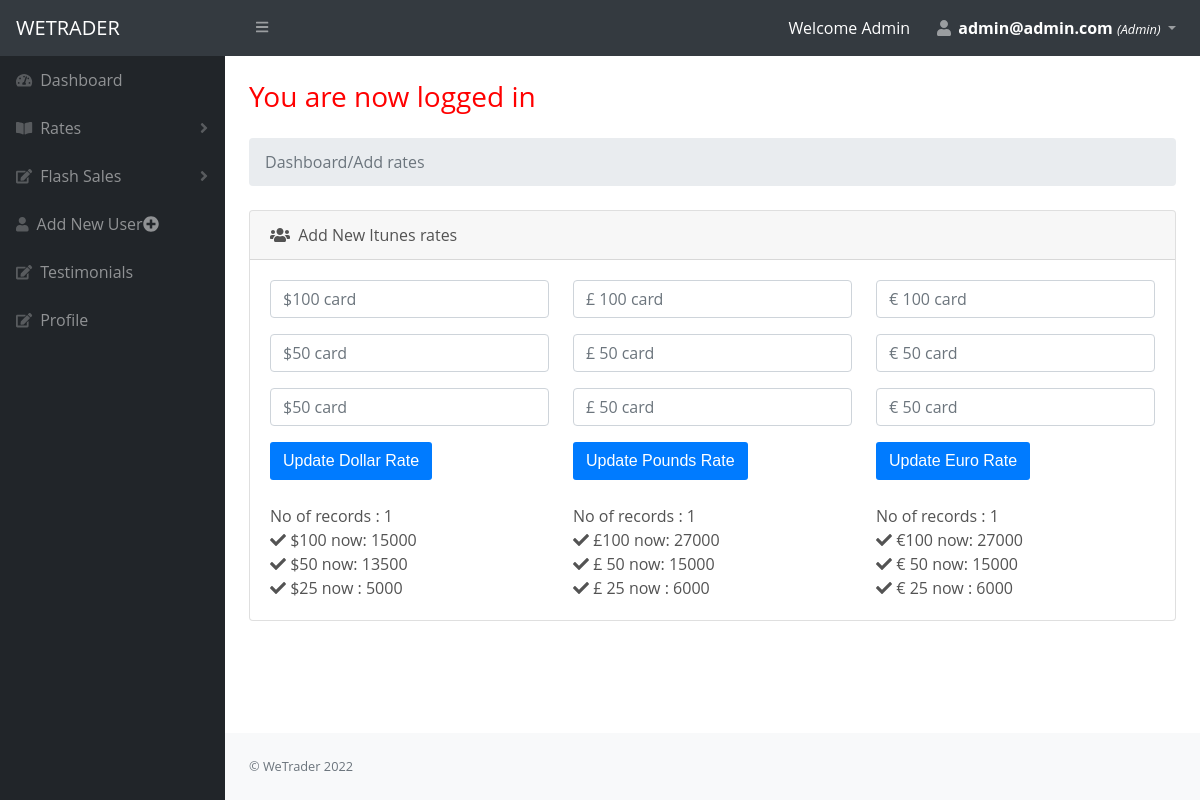
The page /admin/itunes-rate.php (signed in) on the database its author committed.
### tables this page shows
CREATE TABLE `itunes_rates` (
  `id` int(11) NOT NULL,
  `dollar_100` varchar(100) NOT NULL,
  `dollar_50` int(100) NOT NULL,
  `dollar_25` varchar(100) NOT NULL,
  `date` datetime NOT NULL DEFAULT CURRENT_TIMESTAMP
);

CREATE TABLE `itunes_pounds_rates` (
  `id` int(11) NOT NULL,
  `pounds_100` varchar(100) NOT NULL,
  `pounds_50` int(100) NOT NULL,
  `pounds_25` varchar(100) NOT NULL,
  `date` datetime NOT NULL DEFAULT CURRENT_TIMESTAMP
);

CREATE TABLE `itunes_euro_rates` (
  `id` int(11) NOT NULL,
  `euro_100` varchar(100) NOT NULL,
  `euro_50` int(100) NOT NULL,
  `euro_25` varchar(100) NOT NULL,
  `date` datetime NOT NULL DEFAULT CURRENT_TIMESTAMP
);

### admin/itunes-rate.php (the view, shortened to what this page needs)
<?php
include('head.php');
include ('navbar.php');
?>
<?php
include ('sidebar.php');
?>
    <div id="layoutSidenav_content">
    <main>
        <div class="container-fluid">
            <h1 class="mt-4" style="color:red;"> <?php if (isset($_SESSION['success'])) : ?>
                    <div class="error success" >
                        <h3>
                            <?php
                            echo $_SESSION['success'];
                            ?>
                        </h3>
                    </div>
                <?php endif ?> </h1>
            <ol class="breadcrumb mb-4">
                <li class="breadcrumb-item active">Dashboard/Add rates</li>
            </ol>
            <div class="card mb-4">
                <div class="card-header">
                    <i class="fas fa-users mr-1"></i>
                    Add New  Itunes rates
                </div>
                <div class="card-body">
                    <div class="row">
                        <div class="col-lg-4">
                            <?php
                            $d100 = "";
                            $d50    = "";
                            $d25    = "";
                            ?>
                            <form method="post" action="">
                                <div class="form-group">
                                    <input type="text" class="form-control"   name="d100" value="<?php echo $d100; ?>" placeholder="$100 card">
                                </div>
                                <div class="form-group">
                                    <input type="text" class="form-control"   name="d50" value="<?php echo $d50; ?>" placeholder="$50 card">
                                </div>
                                <div class="form-group">
                                    <input type="text" class="form-control"   name="d25" value="<?php echo $d25; ?>" placeholder="$50 card">
                                </div>
                                <div class="form-group mb-0">
                                    <button type="submit"  name="rate_btn" class="btn bg-primary text-white">Update Dollar Rate</button>
                                </div>
                            </form>
                            <?php
                            global $db;
                            $query = "SELECT dollar_100, dollar_50, dollar_25 from itunes_rates";
                            $results = mysqli_query($db, $query);
                            if($results->num_rows > 0) {
                                echo "<br>
                             No of records : ".$results->num_rows."<br>";
                                while ($row = $results->fetch_assoc()) {
                                    echo "<i class='fa fa-check'></i> $100 now: $row[dollar_100]
                                <br><i class='fa fa-check'></i> $50 now:   $row[dollar_50]
                                <br> <i class='fa fa-check'></i> $25 now : $row[dollar_25]";
                                }
                            }
                            ?>
                        </div>
                        <div class="col-lg-4">
                            <?php
                            $d100 = "";
                            $d50    = "";
                            $d25    = "";
                            ?>
                            <form method="post" action="">
                                <div class="form-group">
                                    <input type="text" class="form-control"   name="d100" value="<?php echo $d100; ?>" placeholder="&pound; 100 card">
                                </div>
                                <div class="form-group">
                                    <input type="text" class="form-control"   name="d50" value="<?php echo $d50; ?>" placeholder="&pound; 50 card">
                                </div>
                                <div class="form-group">
                                    <input type="text" class="form-control"   name="d25" value="<?php echo $d25; ?>" placeholder="&pound; 50 card">
                                </div>
                                <div class="form-group mb-0">
                                    <button type="submit"  name="pounds_rate_btn" class="btn bg-primary text-white">Update Pounds Rate</button>
                                </div>
                            </form>
                            <?php
                            global $db;
                            $query = "SELECT pounds_100, pounds_50, pounds_25 from itunes_pounds_rates";
                            $results = mysqli_query($db, $query);
                            if($results->num_rows > 0) {
                                echo "<br>
                             No of records : ".$results->num_rows."<br>";
                                while ($row = $results->fetch_assoc()) {
                                    echo "<i class='fa fa-check'></i> &pound;100 now: $row[pounds_100]
                                <br><i class='fa fa-check'></i> &pound; 50 now:   $row[pounds_50]
                                <br> <i class='fa fa-check'></i> &pound; 25 now : $row[pounds_25]";
                                }
                            }
                            ?>
                        </div>
                        <div class="col-lg-4">
                            <?php
                            $d100 = "";
                            $d50    = "";
                            $d25    = "";
                            ?>
                            <form method="post" action="">
                                <div class="form-group">
                                    <input type="text" class="form-control"   name="d100" value="<?php echo $d100; ?>" placeholder="&euro; 100 card">
                                </div>
                                <div class="form-group">
                                    <input type="text" class="form-control"   name="d50" value="<?php echo $d50; ?>" placeholder="&euro; 50 card">
                                </div>
                                <div class="form-group">
                                    <input type="text" class="form-control"   name="d25" value="<?php echo $d25; ?>" placeholder="&euro; 50 card">
                                </div>
                                <div class="form-group mb-0">
                                    <button type="submit"  name="euro_rate_btn" class="btn bg-primary text-white">Update Euro Rate</button>
                                </div>
                            </form>
                            <?php
                            global $db;
                            $query = "SELECT euro_100, euro_50, euro_25 from itunes_euro_rates";
                            $results = mysqli_query($db, $query);
                            if($results->num_rows > 0) {
                                echo "<br>
                             No of records : ".$results->num_rows."<br>";
                                while ($row = $results->fetch_assoc()) {
                                    echo "<i class='fa fa-check'></i> &euro;100 now: $row[euro_100]
                                <br><i class='fa fa-check'></i> &euro; 50 now:   $row[euro_50]
                                <br> <i class='fa fa-check'></i> &euro; 25 now : $row[euro_25]";
                                }
                            }
                            ?>
                        </div>
                    </div>
                </div>
            </div>
    </main>
<?php
include('foot.php');
?>

### rows shown on the page
itunes_rates: dollar_100 "15000", dollar_50 "13500", dollar_25 "5000"
itunes_pounds_rates: pounds_100 "27000", pounds_50 "15000", pounds_25 "6000"
itunes_euro_rates: euro_100 "27000", euro_50 "15000", euro_25 "6000"

### other values the page prints
$_SESSION['user']['email'] "admin@admin.com"
$_SESSION['user']['user_type'] "Admin"
$_SESSION['success'] "You are now logged in"
$results->num_rows "1"
